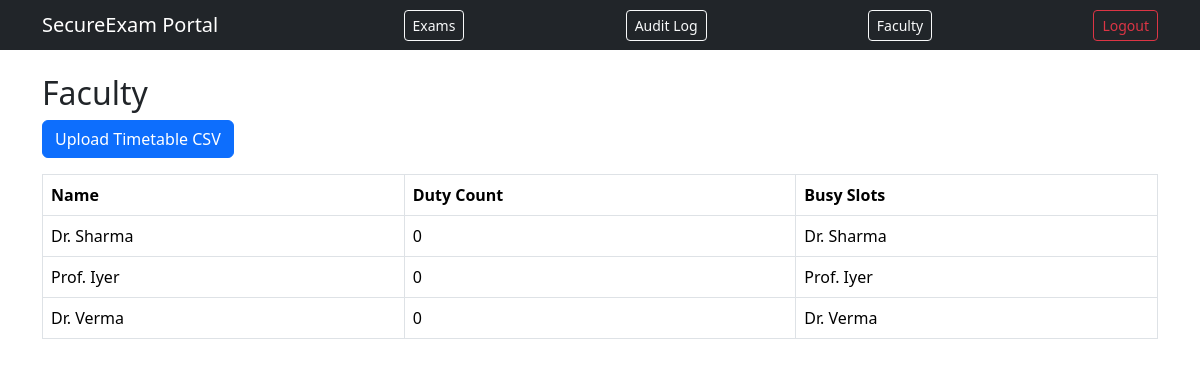
Page /faculty (signed in) on the committed database.
### app/models.py (models this page shows)
class Faculty(db.Model):
    id = db.Column(db.Integer, primary_key=True)
    name = db.Column(db.String(120), unique=True, nullable=False)
    duty_count = db.Column(db.Integer, default=0)

### app/faculty/routes.py (the view)
@faculty_bp.route('/faculty')
@login_required
@role_required('coordinator')
def list_faculty():
    all_faculty = Faculty.query.all()
    return render_template('faculty/list.html', all_faculty=all_faculty)

### app/__init__.py (called while the page is built)
def create_app():
    app = Flask(__name__)
    app.config['SECRET_KEY'] = os.getenv('SECRET_KEY')
    app.config['SQLALCHEMY_DATABASE_URI'] = os.getenv('DATABASE_URL')
    db.init_app(app)
    login_manager.init_app(app)
    login_manager.login_view = 'auth.login'
    from app.models import User
    @login_manager.user_loader
    def load_user(user_id):
        return User.query.get(int(user_id))
    from app.auth.routes import auth_bp
    from app.exams.routes import exams_bp
    from app.faculty.routes import faculty_bp
    app.register_blueprint(auth_bp)
    app.register_blueprint(exams_bp)
    app.register_blueprint(faculty_bp)
    @app.route('/')
    def home():
        from flask import render_template
        return render_template('home.html')
    return app

### app/templates/faculty/list.html (shortened to what this page needs)
{% extends "base.html" %}
{% block content %}
<h2>Faculty</h2>
<a href="{{ url_for('faculty.upload_timetable') }}" class="btn btn-primary mb-3">Upload Timetable CSV</a>
<table class="table table-bordered">
  <thead><tr><th>Name</th><th>Duty Count</th><th>Busy Slots</th></tr></thead>
  <tbody>
    {% for f in all_faculty %}
    <tr>
      <td>{{ f.name }}</td>
      <td>{{ f.duty_count }}</td>
      <td>
        {{ f.name }}
      </td>
    </tr>
    {% endfor %}
  </tbody>
</table>
{% endblock %}

### rows in the picture
Faculty: name "Dr. Sharma", duty_count "0"
Faculty: name "Prof. Iyer", duty_count "0"
Faculty: name "Dr. Verma", duty_count "0"
